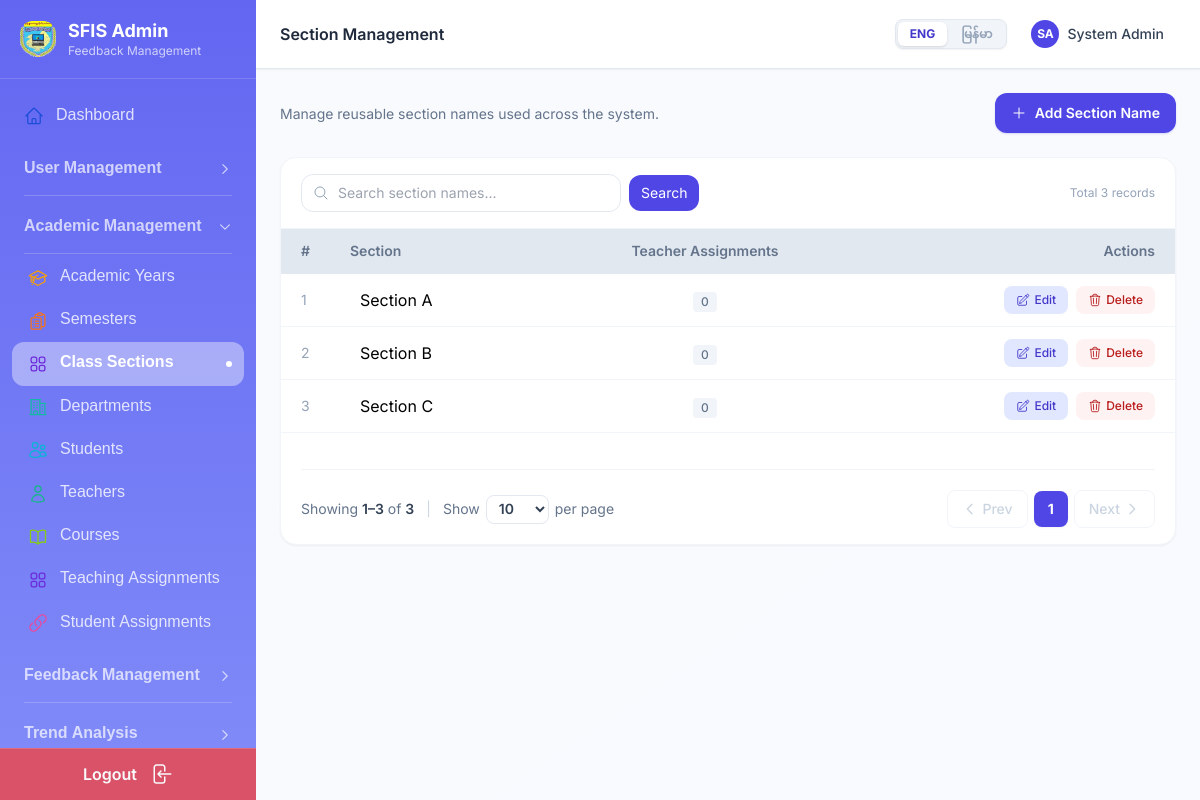
Page /admin/section_management.php (signed in) on the committed database.
### tables this page shows
CREATE TABLE IF NOT EXISTS users (
    id INT AUTO_INCREMENT PRIMARY KEY,
    name VARCHAR(100) NOT NULL,
    username VARCHAR(50) NOT NULL UNIQUE,
    email VARCHAR(100) NOT NULL UNIQUE,
    password VARCHAR(255) NOT NULL,
    role ENUM('admin','teacher','student') NOT NULL,
    profile_image VARCHAR(255) DEFAULT NULL,
    created_at TIMESTAMP DEFAULT CURRENT_TIMESTAMP,
    updated_at TIMESTAMP DEFAULT CURRENT_TIMESTAMP ON UPDATE CURRENT_TIMESTAMP
);

CREATE TABLE IF NOT EXISTS section_master (
    id INT AUTO_INCREMENT PRIMARY KEY,
    section_name VARCHAR(10) NOT NULL UNIQUE,
    created_at TIMESTAMP DEFAULT CURRENT_TIMESTAMP,
    updated_at TIMESTAMP DEFAULT CURRENT_TIMESTAMP ON UPDATE CURRENT_TIMESTAMP
);

### admin/section_management.php (the view, shortened to what the rows shown need)
<?php
require_once '../config/db.php';
require_once '../includes/auth.php';
require_once '../includes/functions.php';
$pageTitle = $LANG['section_management_title'] ?? 'Section Management';
$search = clean($_GET['search'] ?? '');
$perPage = max(10, min(100, (int) ($_GET['per_page'] ?? 10)));
$page = max(1, (int) ($_GET['page'] ?? 1));
$conditions = [];
$params = [];
$types = '';
$where = $conditions ? 'WHERE ' . implode(' AND ', $conditions) : '';
$countSql = "SELECT COUNT(*) AS c FROM section_master sm $where";
$c = $conn->prepare($countSql);
$c->execute();
$total = (int) $c->get_result()->fetch_assoc()['c'];
$pg = paginate($total, $perPage, $page);
$off = $pg['offset'];
$dataSql = "SELECT sm.*,
    (SELECT COUNT(*) FROM sections WHERE section_id = sm.id) AS assignment_count
    FROM section_master sm $where ORDER BY sm.section_name ASC LIMIT ? OFFSET ?";
$params[] = $perPage;
$params[] = $off;
$types .= 'ii';
$stmt = $conn->prepare($dataSql);
$stmt->bind_param($types, ...$params);
$stmt->execute();
$rows = $stmt->get_result()->fetch_all(MYSQLI_ASSOC);
$buildQuery = function ($overrides = []) use ($search) {
    $params = array_merge(['search' => $search], $overrides);
    $params = array_filter($params);
    return 'section_management.php' . ($params ? '?' . http_build_query($params) : '');
};
include '../includes/admin_header.php';
include '../includes/admin_sidebar.php';
?>
<div class="bg-white rounded-2xl shadow-sm border border-slate-100 overflow-hidden">
    <div class="overflow-x-auto">
        <table class="w-full border-collapse">
            <thead class="bg-slate-200 border-b border-slate-200">
                <tr>
                    <th class="text-left px-5 py-3 text-slate-500 w-12 text-sm font-semibold">#</th>
                    <th class="text-left px-5 py-3 text-slate-500 text-sm font-semibold">
                        <?= $LANG['section_name'] ?? 'Section Name' ?>
                    </th>
                    <th class="text-center px-5 py-3 text-slate-500 text-sm font-semibold">
                        <?= $LANG['assignments_label'] ?? 'Assignments' ?>
                    </th>
                    <th class="text-right px-5 py-3 text-slate-500 text-sm font-semibold">
                        <?= $LANG['col_actions'] ?? 'Actions' ?>
                    </th>
                </tr>
            </thead>
            <tbody class="divide-y divide-slate-100">
                <?php if ($rows): ?>
                    <?php foreach ($rows as $i => $row): ?>
                        <tr class="hover:bg-slate-50 transition-colors">
                            <td class="px-5 py-3 text-sm text-slate-400"><?= $pg['offset'] + $i + 1 ?></td>
                            <td class="px-5 py-3">
                                <span class="inline-flex items-center px-2.5 py-0.5 rounded-full text-md">
                                    <?= $LANG['section_label'] ?? 'Section' ?>         <?= e($row['section_name']) ?>
                                </span>
                            </td>
                            <td class="px-5 py-3 text-center">
                                <span
                                    class="inline-flex items-center px-2 py-0.5 rounded text-xs font-medium <?= $row['assignment_count'] > 0 ? 'bg-green-100 text-green-700' : 'bg-slate-100 text-slate-500' ?>">
                                    <?= $row['assignment_count'] ?>
                                </span>
                            </td>
                            <td class="px-5 py-3 text-right">
                                <div class="flex items-center justify-end gap-2">
                                    <button onclick="openEdit(<?= htmlspecialchars(json_encode($row), ENT_QUOTES) ?>)"
                                        class="inline-flex items-center gap-1 px-3 py-1.5 text-xs font-medium text-indigo-700 bg-indigo-100 hover:bg-indigo-200 rounded-lg">
                                        <?= iconSvg('edit', 'w-3.5 h-3.5') ?>
                                        <?= $LANG['edit'] ?? 'Edit' ?>
                                    </button>
                                    <button onclick="openDelete(<?= $row['id'] ?>, '<?= e($row['section_name']) ?>')"
                                        class="inline-flex items-center gap-1 px-3 py-1.5 text-xs font-medium text-red-700 bg-red-50 hover:bg-red-100 rounded-lg">
                                        <?= iconSvg('trash', 'w-3.5 h-3.5') ?>
                                        <?= $LANG['delete'] ?? 'Delete' ?>
                                    </button>
                                </div>
                            </td>
                        </tr>
                    <?php endforeach ?>
                <?php endif ?>
            </tbody>
        </table>
    </div>
    <div class="px-5 py-4 border-t border-slate-100">
        <?= paginationLinks($pg, $buildQuery(), $perPage) ?>
    </div>
</div>
<?php include '../includes/admin_footer.php'; ?>

### includes/admin_sidebar.php (shortened to what the rows shown need)
        <?php $groupActive = false; ?>
        <?php foreach ($nav as $item): ?>
            <?php if (($item['type'] ?? '') === 'section'): ?>
                <?php if ($groupActive): ?>
                    </div>
                    <?php $groupActive = false; ?>
                <?php endif; ?>
                <p class="px-3 pt-4 pb-1
                           text-[12px]
                           font-semibold
                           leading-[1.7]
                           tracking-wide
                           text-white/60">
                    <?= e($item['label']) ?>
                </p>
            <?php elseif (($item['type'] ?? '') === 'group'): ?>
                <?php if ($groupActive): ?>
                    </div>
                    <?php $groupActive = false; ?>
                <?php endif; ?>
                <?php $groupKey = $item['key']; ?>
                <div class="px-3 pt-4 pb-0">
                    <button onclick="toggleGroup('<?= $groupKey ?>')" class="w-full flex items-center justify-between
                               pb-3
                               text-[16px]
                               font-semibold
                               leading-[1.7]
                               text-white/70
                               hover:text-white
                               transition-colors
                               border-b border-white/20">
                        <span>
                            <?= e($item['label']) ?>
                        </span>
                        <svg id="chevron-<?= $groupKey ?>" xmlns="http://www.w3.org/2000/svg" fill="none" viewBox="0 0 24 24"
                            stroke-width="2" stroke="currentColor" class="w-3.5 h-3.5 flex-shrink-0
                                   transition-transform duration-200
                                   <?= $item['isOpen'] ? 'rotate-90' : '' ?>">
                            <path stroke-linecap="round" stroke-linejoin="round" d="M8.25 4.5l7.5 7.5-7.5 7.5" />
                        </svg>
                    </button>
                </div>
                <div id="group-<?= $groupKey ?>" class="<?= $item['isOpen'] ? '' : 'hidden' ?>">
                    <?php $groupActive = true; ?>
                <?php else:
                ?>
                        <?= iconSvg(
                            $item['icon'],
                            'w-5 h-5 flex-shrink-0 ' .
                            ($item['iconColor'] ?? 'text-white/80')
                        ) ?>
                <?php endif; ?>
            <?php endforeach; ?>
            <?php if ($groupActive): ?>
            </div>
        <?php endif; ?>
<div class="flex-1 flex flex-col min-w-0 overflow-hidden">
    <header class="
            bg-white
            border-b border-slate-200
            px-4 lg:px-6
            py-3.5
            flex items-center gap-4
            flex-shrink-0
            sticky top-0
            z-20
            shadow-sm
        ">
        <div>
            <h1 class="text-base font-semibold text-slate-800">
                <?= e($pageTitle) ?>
            </h1>
        </div>
        <div class="ml-auto flex items-center gap-3">
            <a href="/studentfeedbackucsh/admin/profile.php" class="
                    flex items-center gap-2
                    px-3 py-1.5
                    rounded-xl
                    hover:bg-slate-50
                    transition-colors
                ">
                <?php if (!empty($user['profile_image'])): ?>
                    <img src="/studentfeedbackucsh/<?= e($user['profile_image']) ?>" alt="Profile"
                        class="w-7 h-7 rounded-full object-cover">
                <?php else: ?>
                    <div class="
                            w-7 h-7
                            rounded-full
                            bg-indigo-600
                            flex items-center justify-center
                            text-xs
                            font-bold
                            text-white
                        ">
                        <?= e($initials) ?>
                    </div>
                <?php endif; ?>
                <span class="hidden md:block text-sm font-medium text-slate-700">
                    <?= e($user['name']) ?>
                </span>
            </a>
        </div>
    </header>
    <main class="flex-1 overflow-y-auto p-4 lg:p-6">

### includes/functions.php (shortened to what the rows shown need)
<?php
function e(string $s): string
{
    return htmlspecialchars($s, ENT_QUOTES, 'UTF-8');
}
function clean($val): string
{
    return trim(strip_tags($val));
}
function avatarInitials(string $name): string
{
    $parts = array_filter(explode(' ', trim($name)));
    $initials = '';
    foreach ($parts as $p) {
        $initials .= strtoupper($p[0]);
        if (strlen($initials) >= 2)
            break;
    }
    return $initials ?: 'U';
}
function paginate(int $total, int $perPage, int $current): array
{
    $totalPages = max(1, (int) ceil($total / $perPage));
    $current = max(1, min($current, $totalPages));
    return [
        'total' => $total,
        'per_page' => $perPage,
        'current' => $current,
        'total_pages' => $totalPages,
        'offset' => ($current - 1) * $perPage,
    ];
}
function paginationLinks(array $pg, string $baseUrl, int $perPage = 10): string
{
    global $LANG;
    $cur = $pg['current'];
    $total = $pg['total_pages'];
    $showing = $LANG['pagination_showing'] ?? 'Showing';
    $of = $LANG['pagination_of'] ?? 'of';
    $parsedUrl = parse_url($baseUrl);
    $existingParams = [];
    $path = $parsedUrl['path'] ?? '';
    $buildUrl = function (int $page) use ($path, $existingParams, $perPage) {
        $params = $existingParams;
        $params['page'] = $page;
        $params['per_page'] = $perPage;
        return $path . '?' . http_build_query($params);
    };
    $pages = [];
    $pages[] = 1;
    for ($i = max(2, $cur - 1); $i <= min($total - 1, $cur + 1); $i++) {
        $pages[] = $i;
    }
    $pages = array_unique($pages);
    sort($pages);
    $pageLinks = '';
    $prevPage = 0;
    foreach ($pages as $p) {
        if ($p === $cur) {
            $pageLinks .= '<span class="px-3.5 py-2 rounded-lg bg-indigo-600 text-white text-sm font-bold shadow-sm">' . $p . '</span>';
        } else {
            $pageLinks .= '<a href="' . $buildUrl($p) . '" class="px-3.5 py-2 rounded-lg border border-slate-200 text-sm text-slate-600 font-medium hover:bg-slate-100 hover:border-slate-300 transition-all duration-150">' . $p . '</a>';
        }
    }
    $ppOptions = '';
    foreach ([10, 25, 50, 100] as $pp) {
        $ppOptions .= '<option value="' . $pp . '"' . ($pp == $perPage ? ' selected' : '') . '>' . $pp . '</option>';
    }
    $start = ($cur - 1) * $perPage + 1;
    $end = min($cur * $perPage, $pg['total']);
    $html = '<nav class="flex flex-col sm:flex-row items-center justify-between gap-4 mt-5 pt-5 border-t border-slate-100">';
    $html .= '<div class="flex flex-wrap items-center gap-3 text-sm text-slate-500">';
    $html .= '<span>' . $showing . ' <span class="font-semibold text-slate-700">' . $start . '–' . $end . '</span> ' . $of . ' <span class="font-semibold text-slate-700">' . $pg['total'] . '</span></span>';
    $html .= '<span class="text-slate-300">|</span>';
    $html .= '<span class="inline-flex items-center gap-1.5">';
    $html .= '<span>Show</span>';
    $html .= '<select onchange="changePerPage(this.value, \'' . htmlspecialchars(addcslashes($path, "'"), ENT_QUOTES) . '\', ' . $perPage . ')" class="border border-slate-200 rounded-lg px-2 py-1 text-sm font-semibold text-slate-700 bg-white focus:outline-none focus:ring-2 focus:ring-blue-500 focus:border-blue-500 cursor-pointer transition-all duration-150">';
    $html .= $ppOptions;
    $html .= '</select>';
    $html .= '<span>per page</span>';
    $html .= '</span>';
    $html .= '</div>';
    $html .= '<div class="flex items-center gap-1.5">';
    if ($cur > 1) {
        $html .= '<a href="' . $buildUrl($cur - 1) . '" class="px-3.5 py-2 rounded-lg border border-slate-200 text-sm font-medium text-slate-600 hover:bg-slate-100 hover:border-slate-300 transition-all duration-150 inline-flex items-center gap-1">';
        $html .= '<svg class="w-4 h-4" fill="none" stroke="currentColor" viewBox="0 0 24 24"><path stroke-linecap="round" stroke-linejoin="round" stroke-width="2" d="M15 19l-7-7 7-7"/></svg>';
        $html .= 'Prev</a>';
    } else {
        $html .= '<span class="px-3.5 py-2 rounded-lg border border-slate-100 text-sm font-medium text-slate-300 cursor-not-allowed inline-flex items-center gap-1">';
        $html .= '<svg class="w-4 h-4" fill="none" stroke="currentColor" viewBox="0 0 24 24"><path stroke-linecap="round" stroke-linejoin="round" stroke-width="2" d="M15 19l-7-7 7-7"/></svg>';
        $html .= 'Prev</span>';
    }
    $html .= $pageLinks;
    if ($cur < $total) {
        $html .= '<a href="' . $buildUrl($cur + 1) . '" class="px-3.5 py-2 rounded-lg border border-slate-200 text-sm font-medium text-slate-600 hover:bg-slate-100 hover:border-slate-300 transition-all duration-150 inline-flex items-center gap-1">';
        $html .= 'Next<svg class="w-4 h-4" fill="none" stroke="currentColor" viewBox="0 0 24 24"><path stroke-linecap="round" stroke-linejoin="round" stroke-width="2" d="M9 5l7 7-7 7"/></svg>';
        $html .= '</a>';
    } else {
        $html .= '<span class="px-3.5 py-2 rounded-lg border border-slate-100 text-sm font-medium text-slate-300 cursor-not-allowed inline-flex items-center gap-1">';
        $html .= 'Next<svg class="w-4 h-4" fill="none" stroke="currentColor" viewBox="0 0 24 24"><path stroke-linecap="round" stroke-linejoin="round" stroke-width="2" d="M9 5l7 7-7 7"/></svg>';
        $html .= '</span>';
    }
    $html .= '</div></nav>';
    $html .= '<script>
if(typeof changePerPage!=="function"){
    function changePerPage(val,path,currentPP){
        if(val==currentPP)return;
        var u=new URL(window.location.href);
        u.searchParams.set("per_page",val);
        u.searchParams.delete("page");
        window.location.href=u.href;
    }
}
</script>';
    return $html;
}
function iconSvg(string $name, string $class = 'w-5 h-5'): string
{
    $d = $paths[$name] ?? '';
    return "<svg xmlns=\"http://www.w3.org/2000/svg\" fill=\"none\" viewBox=\"0 0 24 24\" stroke-width=\"1.5\" stroke=\"currentColor\" class=\"{$class}\"><path stroke-linecap=\"round\" stroke-linejoin=\"round\" d=\"{$d}\"/></svg>";
}

### rows in the picture
users: name "SA", name "System Admin"
section_master: offset "1", section_name "A", assignment_count "0", id "1", id "3"
section_master: offset "2", section_name "B", assignment_count "0"
section_master: offset "3", section_name "C", assignment_count "0"

### other values in the picture
$LANG['admin_portal'] "SFIS Admin"
$LANG['admin_portal_sub'] "Feedback Management"
$item['label'] "Dashboard"
$item['label'] "User Management"
$item['label'] "Academic Management"
$item['label'] "Academic Years"
$item['label'] "Semesters"
$item['label'] "Class Sections"
$item['label'] "Departments"
$item['label'] "Students"
$item['label'] "Teachers"
$item['label'] "Courses"
$item['label'] "Teaching Assignments"
$item['label'] "Student Assignments"
$item['label'] "Feedback Management"
